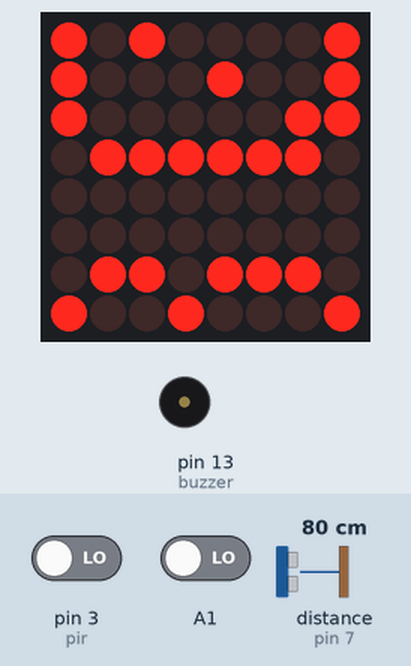
This sketch was run on a simulated Arduino Uno, built with avr-gcc and run on an emulated ATmega328P. Shown: 8×8 LED matrix, buzzer (waves = sounding). Wiring (inferred from the names in the program): MAX7219 LED driver (orientation assumed): data pin 4; clock pin 5; CS pin 6. The inputs (shaded band) are chosen by the test bench; at power-on: pin 3 (pir) LOW, A1 LOW, distance to the obstacle (sensor on pin 7) 80 cm.

Above: at 4.6 s.
At 8.51 s:
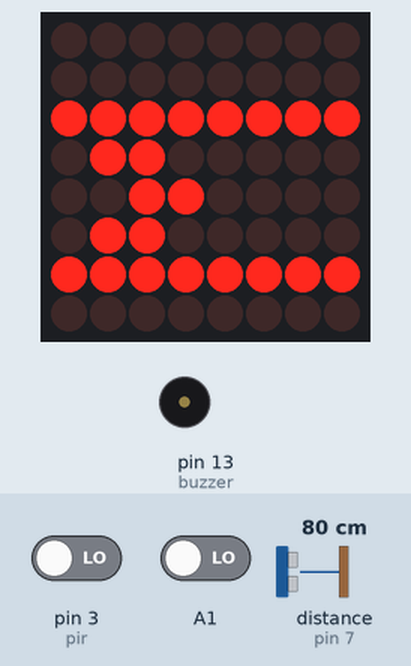
14.3 s: pin 3 (pir) driven HIGH
At 17.2 s:
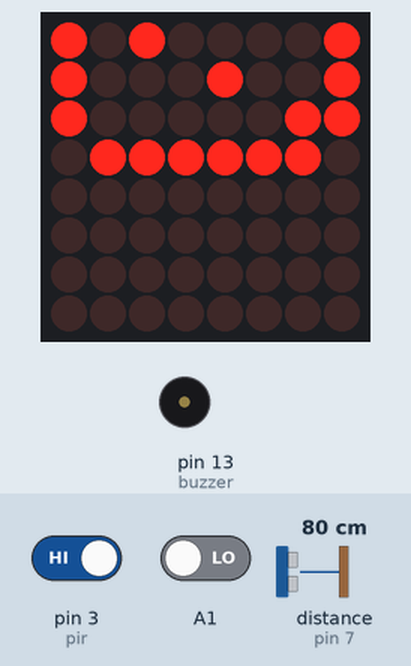
At 18.39 s:
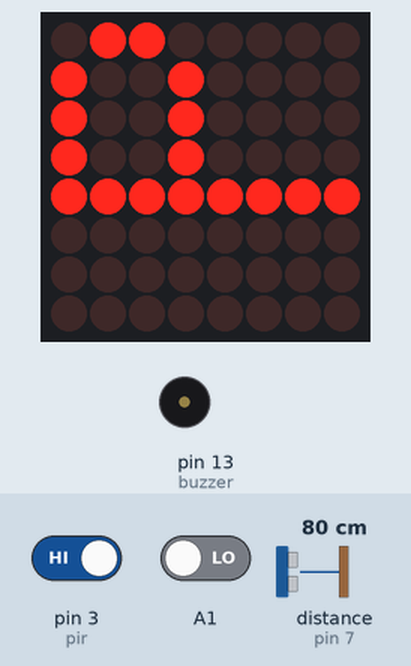
Timing chart, 0 to 19.9 s (numbered marks = the images above; inputs shaded):
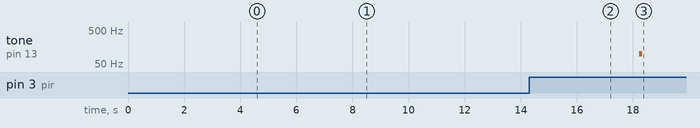

The sketch:

project-10.ino
```cpp
// v1 - Led Array + HC-SR04 Sensor + DHT Sensor + PIR Sensor/Buzzer
#include <avr/pgmspace.h>
#include <TimerOne.h>
#include <Ultrasonic.h>
#include <dht.h>

//Led Array
int DataPin = 4; // DIN
int ClockPin = 5; // CLK
int LoadPin = 6; // CS/Load

//HC-SR04
Ultrasonic ultrasonic(8,7);
long distance;

//DHT
dht DHT;
uint32_t timer = 0;
long DHThumidity;
long DHTtemperature;

//PIR/Buzzer
int pir = 3;
int trigger;
const int buzzer = 13;

byte buffer[8];

const static byte font[][8] PROGMEM = {
{B00000000, B00000000, B00000000, B00000000, B00000000, B00000000, B00000000, B00000000},
{B00000100, B00000100, B00000100, B00000100, B00000100, B00000100, B00000000, B00000100},
{B00001010, B00001010, B00001010, B00000000, B00000000, B00000000, B00000000, B00000000},
{B00000000, B00001010, B00011111, B00001010, B00011111, B00001010, B00011111, B00001010},
{B00000111, B00001100, B00010100, B00001100, B00000110, B00000101, B00000110, B00011100},
{B00011001, B00011010, B00000010, B00000100, B00000100, B00001000, B00001011, B00010011},
{B00000110, B00001010, B00010010, B00010100, B00001001, B00010110, B00010110, B00001001},
{B00000100, B00000100, B00000100, B00000000, B00000000, B00000000, B00000000, B00000000},
{B00000010, B00000100, B00001000, B00001000, B00001000, B00001000, B00000100, B00000010},
{B00001000, B00000100, B00000010, B00000010, B00000010, B00000010, B00000100, B00001000},
{B00010101, B00001110, B00011111, B00001110, B00010101, B00000000, B00000000, B00000000},
{B00000000, B00000000, B00000100, B00000100, B00011111, B00000100, B00000100, B00000000},
{B00000000, B00000000, B00000000, B00000000, B00000000, B00000110, B00000100, B00001000},
{B00000000, B00000000, B00000000, B00000000, B00001110, B00000000, B00000000, B00000000},
{B00000000, B00000000, B00000000, B00000000, B00000000, B00000000, B00000000, B00000100},
{B00000001, B00000010, B00000010, B00000100, B00000100, B00001000, B00001000, B00010000},
{B00001110, B00010001, B00010011, B00010001, B00010101, B00010001, B00011001, B00001110},
{B00000100, B00001100, B00010100, B00000100, B00000100, B00000100, B00000100, B00011111},
{B00001110, B00010001, B00010001, B00000010, B00000100, B00001000, B00010000, B00011111},
{B00001110, B00010001, B00000001, B00001110, B00000001, B00000001, B00010001, B00001110},
{B00010000, B00010000, B00010100, B00010100, B00011111, B00000100, B00000100, B00000100},
{B00011111, B00010000, B00010000, B00011110, B00000001, B00000001, B00000001, B00011110},
{B00000111, B00001000, B00010000, B00011110, B00010001, B00010001, B00010001, B00001110},
{B00011111, B00000001, B00000001, B00000001, B00000010, B00000100, B00001000, B00010000},
{B00001110, B00010001, B00010001, B00001110, B00010001, B00010001, B00010001, B00001110},
{B00001110, B00010001, B00010001, B00001111, B00000001, B00000001, B00000001, B00000001},
{B00000000, B00000100, B00000100, B00000000, B00000000, B00000100, B00000100, B00000000},
{B00000000, B00000100, B00000100, B00000000, B00000000, B00000100, B00000100, B00001000},
{B00000001, B00000010, B00000100, B00001000, B00001000, B00000100, B00000010, B00000001},
{B00000000, B00000000, B00000000, B00011110, B00000000, B00011110, B00000000, B00000000},
{B00010000, B00001000, B00000100, B00000010, B00000010, B00000100, B00001000, B00010000},
{B00001110, B00010001, B00010001, B00000010, B00000100, B00000100, B00000000, B00000100},
{B00001110, B00010001, B00010001, B00010101, B00010101, B00010001, B00010001, B00011110},
{B00001110, B00010001, B00010001, B00010001, B00011111, B00010001, B00010001, B00010001},
{B00011110, B00010001, B00010001, B00011110, B00010001, B00010001, B00010001, B00011110},
{B00000111, B00001000, B00010000, B00010000, B00010000, B00010000, B00001000, B00000111},
{B00011100, B00010010, B00010001, B00010001, B00010001, B00010001, B00010010, B00011100},
{B00011111, B00010000, B00010000, B00011110, B00010000, B00010000, B00010000, B00011111},
{B00011111, B00010000, B00010000, B00011110, B00010000, B00010000, B00010000, B00010000},
{B00001110, B00010001, B00010000, B00010000, B00010111, B00010001, B00010001, B00001110},
{B00010001, B00010001, B00010001, B00011111, B00010001, B00010001, B00010001, B00010001},
{B00011111, B00000100, B00000100, B00000100, B00000100, B00000100, B00000100, B00011111},
{B00011111, B00000100, B00000100, B00000100, B00000100, B00000100, B00010100, B00001000},
{B00010001, B00010010, B00010100, B00011000, B00010100, B00010010, B00010001, B00010001},
{B00010000, B00010000, B00010000, B00010000, B00010000, B00010000, B00010000, B00011111},
{B00010001, B00011011, B00011111, B00010101, B00010001, B00010001, B00010001, B00010001},
{B00010001, B00011001, B00011001, B00010101, B00010101, B00010011, B00010011, B00010001},
{B00001110, B00010001, B00010001, B00010001, B00010001, B00010001, B00010001, B00001110},
{B00011110, B00010001, B00010001, B00011110, B00010000, B00010000, B00010000, B00010000},
{B00001110, B00010001, B00010001, B00010001, B00010001, B00010101, B00010011, B00001111},
{B00011110, B00010001, B00010001, B00011110, B00010100, B00010010, B00010001, B00010001},
{B00001110, B00010001, B00010000, B00001000, B00000110, B00000001, B00010001, B00001110},
{B00011111, B00000100, B00000100, B00000100, B00000100, B00000100, B00000100, B00000100},
{B00010001, B00010001, B00010001, B00010001, B00010001, B00010001, B00010001, B00001110},
{B00010001, B00010001, B00010001, B00010001, B00010001, B00010001, B00001010, B00000100},
{B00010001, B00010001, B00010001, B00010001, B00010001, B00010101, B00010101, B00001010},
{B00010001, B00010001, B00001010, B00000100, B00000100, B00001010, B00010001, B00010001},
{B00010001, B00010001, B00001010, B00000100, B00000100, B00000100, B00000100, B00000100},
{B00011111, B00000001, B00000010, B00000100, B00001000, B00010000, B00010000, B00011111},
{B00001110, B00001000, B00001000, B00001000, B00001000, B00001000, B00001000, B00001110},
{B00010000, B00001000, B00001000, B00000100, B00000100, B00000010, B00000010, B00000001},
{B00001110, B00000010, B00000010, B00000010, B00000010, B00000010, B00000010, B00001110},
{B00000100, B00001010, B00010001, B00000000, B00000000, B00000000, B00000000, B00000000},
{B00000000, B00000000, B00000000, B00000000, B00000000, B00000000, B00000000, B00011111},
{B00001000, B00000100, B00000000, B00000000, B00000000, B00000000, B00000000, B00000000},
{B00000000, B00000000, B00000000, B00001110, B00010010, B00010010, B00010010, B00001111},
{B00000000, B00010000, B00010000, B00010000, B00011100, B00010010, B00010010, B00011100},
{B00000000, B00000000, B00000000, B00001110, B00010000, B00010000, B00010000, B00001110},
{B00000000, B00000001, B00000001, B00000001, B00000111, B00001001, B00001001, B00000111},
{B00000000, B00000000, B00000000, B00011100, B00010010, B00011110, B00010000, B00001110},
{B00000000, B00000011, B00000100, B00000100, B00000110, B00000100, B00000100, B00000100},
{B00000000, B00001110, B00001010, B00001010, B00001110, B00000010, B00000010, B00001100},
{B00000000, B00010000, B00010000, B00010000, B00011100, B00010010, B00010010, B00010010},
{B00000000, B00000000, B00000100, B00000000, B00000100, B00000100, B00000100, B00000100},
{B00000000, B00000010, B00000000, B00000010, B00000010, B00000010, B00000010, B00001100},
{B00000000, B00010000, B00010000, B00010100, B00011000, B00011000, B00010100, B00010000},
{B00000000, B00010000, B00010000, B00010000, B00010000, B00010000, B00010000, B00001100},
{B00000000, B00000000, B00000000, B00001010, B00010101, B00010001, B00010001, B00010001},
{B00000000, B00000000, B00000000, B00010100, B00011010, B00010010, B00010010, B00010010},
{B00000000, B00000000, B00000000, B00001100, B00010010, B00010010, B00010010, B00001100},
{B00000000, B00011100, B00010010, B00010010, B00011100, B00010000, B00010000, B00010000},
{B00000000, B00001110, B00010010, B00010010, B00001110, B00000010, B00000010, B00000001},
{B00000000, B00000000, B00000000, B00001010, B00001100, B00001000, B00001000, B00001000},
{B00000000, B00000000, B00001110, B00010000, B00001000, B00000100, B00000010, B00011110},
{B00000000, B00010000, B00010000, B00011100, B00010000, B00010000, B00010000, B00001100},
{B00000000, B00000000, B00000000, B00010010, B00010010, B00010010, B00010010, B00001100},
{B00000000, B00000000, B00000000, B00010001, B00010001, B00010001, B00001010, B00000100},
{B00000000, B00000000, B00000000, B00010001, B00010001, B00010001, B00010101, B00001010},
{B00000000, B00000000, B00000000, B00010001, B00001010, B00000100, B00001010, B00010001},
{B00000000, B00000000, B00010001, B00001010, B00000100, B00001000, B00001000, B00010000},
{B00000000, B00000000, B00000000, B00011111, B00000010, B00000100, B00001000, B00011111},
{B00000010, B00000100, B00000100, B00000100, B00001000, B00000100, B00000100, B00000010},
{B00000100, B00000100, B00000100, B00000100, B00000100, B00000100, B00000100, B00000100},
{B00001000, B00000100, B00000100, B00000100, B00000010, B00000100, B00000100, B00001000},
{B00000000, B00000000, B00000000, B00001010, B00011110, B00010100, B00000000, B00000000}
};

void clearDisplay()
{
    for (byte x=0; x<8; x++)
    {
       buffer[x] = B00000000;
    }
    screenUpdate();
}

void initMAX7219()
{
    pinMode(DataPin, OUTPUT);
    pinMode(LoadPin, OUTPUT);
    pinMode(ClockPin, OUTPUT);
    clearDisplay();
    writeData(B00001011, B00000111);
    writeData(B00001001, B00000000);
    writeData(B00001100, B00000001);
    intensity(1);
}

void intensity(int intensity)
{
    writeData(B00001010, intensity);
}

void writeData(byte MSB, byte LSB)
{
    byte mask;
    digitalWrite(LoadPin, LOW);

    for (mask = B10000000; mask>0; mask >>= 1)
    {
        digitalWrite(ClockPin, LOW);
        if (MSB & mask)
        {
           digitalWrite(DataPin,HIGH);
        }
        else
        {
           digitalWrite(DataPin,LOW);
        }
        digitalWrite(ClockPin, HIGH);
    }

    for (mask = B10000000; mask>0; mask >>= 1)
    {
        digitalWrite(ClockPin, LOW);
        if (LSB & mask)
        {
           digitalWrite(DataPin,HIGH);
        }
        else
        {
            digitalWrite(DataPin,LOW);
        }
        digitalWrite(ClockPin, HIGH);
    }
    digitalWrite(LoadPin, HIGH);
    digitalWrite(ClockPin, LOW);
}

void scroll(char myString[], int speed)
{
    byte firstChrRow, secondChrRow;
    byte ledOutput;
    byte chrPointer = 0;
    byte Char1, Char2;
    byte scrollBit = 0;
    byte strLength = 0;
    unsigned long time;
    unsigned long counter;

    while (myString[strLength]) {strLength++;}
    counter = millis();
    while (chrPointer < (strLength-1))
    {
       time = millis();
       if (time > (counter + speed))
       {
          Char1 = myString[chrPointer];
          Char2 = myString[chrPointer+1];
          for (byte y= 0; y<8; y++)
          {
            firstChrRow = pgm_read_byte(&font[Char1 - 32][y]);
            secondChrRow = (pgm_read_byte(&font[Char2 - 32][y])) << 1;
            ledOutput = (firstChrRow << scrollBit) | (secondChrRow >> (8 - scrollBit) );
            buffer[y] = ledOutput;
          }
            scrollBit++;
            if (scrollBit > 6)
            {
              scrollBit = 0;
              chrPointer++;
            }
            counter = millis();
        }
    }
}

void screenUpdate()
{
   for (byte row = 0; row < 8; row++)
   {
      writeData(row+1, buffer[row]);
   }
}

void setup()
{
   initMAX7219();
   Serial.begin(9600);
   Timer1.initialize(10000);
   Timer1.attachInterrupt(screenUpdate);
   pinMode(pir, INPUT);
}

void loop()
{
   //HC-SR04 Setup
   distance = float(ultrasonic.read(CM));
   String dist(distance);
   String distUnid = "DIS. ";
   char distText[20];
   distUnid.concat(dist);
   distUnid.toCharArray(distText,20);
   clearDisplay();
   //Exibe a mensagem, com intervalo de scroll de 100
   scroll(distText, 100);
   delay(2000);


   //DHT Setup
   DHT.read11(A1);

   DHThumidity = float(DHT.humidity);
   String humi(DHThumidity);
   String humiUnid = "HUM. ";
   char humiText[20];
   humiUnid.concat(humi);
   humiUnid.toCharArray(humiText,20);
   clearDisplay();
   //Exibe a mensagem, com intervalo de scroll de 100
   scroll(humiText, 100);
   delay(2000);

   DHTtemperature = float(DHT.temperature);
   String temp(DHTtemperature);
   String tempUnid = "TEM. ";
   char tempText[20];
   tempUnid.concat(temp);
   tempUnid.toCharArray(tempText,20);
   clearDisplay();
   //Exibe a mensagem, com intervalo de scroll de 100
   scroll(tempText, 100);
   delay(2000);


   //PIR Setup
   trigger = digitalRead(pir);
   if (trigger == HIGH) {
     tone (buzzer, 100, 100);
     clearDisplay();
     //Exibe a mensagem, com intervalo de scroll de 100
     scroll("PIR ACIONADO ", 100);
     delay(2000);
   }
}
```

Measured:
- after the input at 14.3 s, tone on pin 13 (buzzer): silent → 100 Hz after 3.9 s, → silent 0.10 s later; the display: first differs from a run without the input after 4.0 s (image 3)
- what the display in image 0 shows lasts 2.0 s, from 4.6 s to 6.6 s
